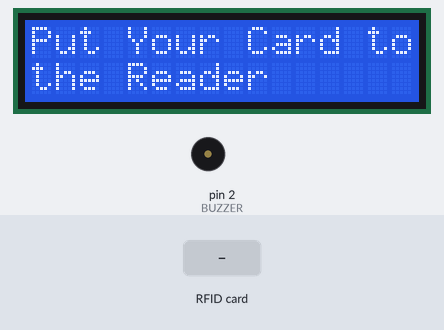
Simulated run of this sketch. Board: Arduino Uno, built with avr-gcc and run on an emulated ATmega328P. On the bench: 16×2 character LCD, buzzer (waves = sounding). Inputs (shaded band) come from the test bench. What the sketch prints to the serial monitor is not drawn.

Above: at 2.3 s.
2.4 s: RFID card E7 3F E5 4D held to the reader
At 4.1 s:
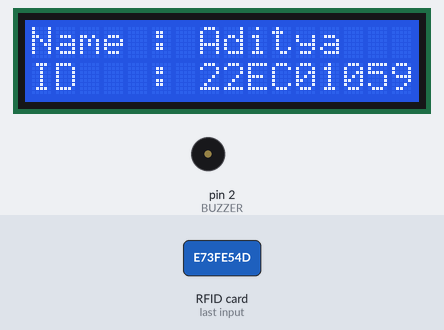
5.4 s: RFID card 5E 7A 19 C4 held to the reader
At 6.8 s:
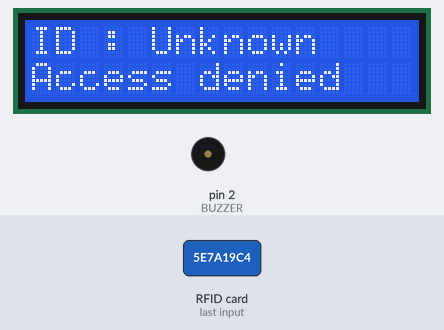
8.4 s: RFID card B9 0F A2 6E held to the reader
At 9.4 s:
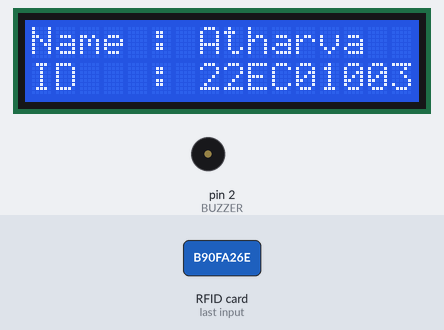
Timing chart, 0 to 11.4 s (numbered marks = the images above; inputs shaded):
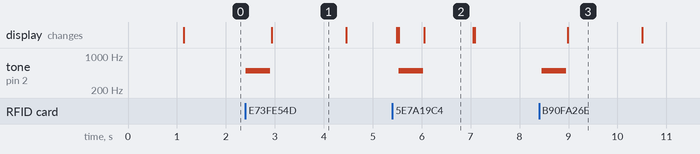

Measured:
- after the input at 2.4 s, tone on pin 2 (BUZZER): silent → 500 Hz at once, → silent 0.50 s later; the display: changes after 0.54 s (image 1)
- after the input at 5.4 s, tone on pin 2 (BUZZER): silent → 500 Hz after 0.13 s, → silent 0.50 s later; the display: first differs from a run without the input after 0.65 s (image 2)
- after the input at 8.4 s, tone on pin 2 (BUZZER): silent → 500 Hz after 0.05 s, → silent 0.50 s later; the display: changes after 0.59 s (image 3)
- what the display in image 1 shows lasts 1.6 s, from 2.9 s to 4.5 s
- what the display in image 2 shows lasts 1.0 s, from 6.1 s to 7.1 s

The sketch:

Attendance.ino
```cpp
#include <SPI.h>
#include <MFRC522.h>
#include <TimeLib.h>  // Include this for time functions
 #include <Wire.h>
 #include <LiquidCrystal_I2C.h>

#define SS_PIN 10
#define RST_PIN 9
#define BUZZER 2 //buzzer pin
MFRC522 mfrc522(SS_PIN, RST_PIN);  // Create MFRC522 instance.
LiquidCrystal_I2C lcd(0x27, 16, 2);

int readsuccess;
byte readcard[4];
char str[32] = "";
String StrUID;
unsigned long lastScanTime = 0; // Store the last scan time
unsigned long elapsedTime = 0;   // Store elapsed time

void setup() {
  Serial.begin(9600);         // Initialize serial communications with the PC
  SPI.begin();                // Init SPI bus
  mfrc522.PCD_Init();         // Init MFRC522 card

  Serial.println("CLEARDATA");
  Serial.println("LABEL,Date,Time Elapsed,UID,Name,Branch,Roll Number");
  delay(1000);

  Serial.println("Scan PICC to see UID...");
  Serial.println("");

  lcd.init();   // lcd.init();
  lcd.backlight(); // Turn on the blacklight and print a message.

  // Set the time manually
  setTime(0, 0, 0, 28, 11, 2024); // Set to 2:30 PM, 4th Nov 2024

  pinMode(BUZZER, OUTPUT);
  noTone(BUZZER);
}

void loop() {
  RTC();
  readsuccess = getid();

  if (readsuccess) {
    String name, branch, rollNumber;
    elapsedTime = millis() - lastScanTime; // Calculate elapsed time since last scan
    lastScanTime = millis(); // Update last scan time

    if (identifyCard(StrUID, name, branch, rollNumber)) {
      // Get current date and time
      String currentDate = String(day()) + "/" + String(month()) + "/" + String(year());
      String currentTime = String(hour()) + ":" + String(minute()) + ":" + String(second());

      // Print elapsed time to serial
      Serial.print("Elapsed Time: ");
      Serial.print((elapsedTime / 3600000)); // hours
      Serial.print("h ");
      Serial.print((elapsedTime / 60000) % 60); // minutes
      Serial.print("m ");
      Serial.print((elapsedTime / 1000) % 60); // seconds
      Serial.println("s");

      // Print data in CSV format for Excel
      Serial.print("DATA,");
      Serial.print(currentDate);  // Date from internal clock
      Serial.print(",");
      Serial.print("\""); // Start quoting the time string
      Serial.print(currentTime);   // Time from internal clock
      Serial.print("\""); // End quoting the time string
      Serial.print(",");
      Serial.print(StrUID);        // UID of the scanned card
      Serial.print(",");
      Serial.print(name);          // Name from identification
      Serial.print(",");
      Serial.print(branch);        // Branch from identification
      Serial.print(",");
      Serial.println(rollNumber);  // Roll number from identification
    }
  }
}

// --------------------------------------------------------------------
int getid() {
  if (!mfrc522.PICC_IsNewCardPresent()) {
    return 0;
  }
  if (!mfrc522.PICC_ReadCardSerial()) {
    return 0;
  }

  Serial.println("THE UID OF THE SCANNED CARD IS:");

  for (int i = 0; i < 4; i++) {
    readcard[i] = mfrc522.uid.uidByte[i];  // Store the UID of the tag in readcard
  }

  array_to_string(readcard, 4, str);
  StrUID = str;

  mfrc522.PICC_HaltA();  // Halt PICC
  return 1;
}

// --------------------------------------------------------------------
void array_to_string(byte array[], unsigned int len, char buffer[]) {
    for (unsigned int i = 0; i < len; i++) {
        byte nib1 = (array[i] >> 4) & 0x0F;
        byte nib2 = (array[i] >> 0) & 0x0F;
        buffer[i * 2 + 0] = nib1 < 0xA ? '0' + nib1 : 'A' + nib1 - 0xA;
        buffer[i * 2 + 1] = nib2 < 0xA ? '0' + nib2 : 'A' + nib2 - 0xA;
    }
    buffer[len * 2] = '\0';
}

// --------------------------------------------------------------------
// Function to identify card and return associated details
bool identifyCard(String uid, String &name, String &branch, String &rollNumber) {
    if (uid == "E73FE54D") {   // Example UID - replace with actual UID
        tone(BUZZER, 500);
        delay(500);
        noTone(BUZZER);
        lcd.clear();
        lcd.setCursor(7, 0);
        lcd.print("Aditya    ");
        lcd.setCursor(7, 1);
        lcd.print("22EC01059");
        info();
        name = "Aditya Abhilash";
        branch = "ECE";
        rollNumber = "22EC01059";
        return true;

    }
    else if (uid == "B90FA26E") {  // Another example UID
        tone(BUZZER, 500);
        delay(500);
        noTone(BUZZER);
        lcd.clear();
        lcd.setCursor(7, 0);
        lcd.print("Atharva    ");
        lcd.setCursor(7, 1);
        lcd.print("22EC01003");
        info();
        name = "Atharva Tol";
        branch = "ECE";
        rollNumber = "22EC01003";
        return true;
    }
    // Add more cards as needed
    else {
        tone(BUZZER, 500);
        delay(500);
        noTone(BUZZER);
        lcd.clear();
        lcd.setCursor(0, 0);
        lcd.print("ID : ");
        lcd.print("Unknown");
        lcd.setCursor(0, 1);
        lcd.print("Access denied");
        delay(1000);
        lcd.clear();
        Serial.println("Unknown Card");
        return false;
    }
}

void RTC()
{
  //rtc.setDOW(WEDNESDAY);     // Set Day-of-Week to SUNDAY
  //rtc.setTime(12, 0, 0);     // Set the time to 12:00:00 (24hr format)
  //rtc.setDate(1, 1, 2014);   // Set the date to January 1st, 2014

  lcd.setCursor(0, 0);
  lcd.print("Put Your Card to" );
  lcd.setCursor(0, 1);
  lcd.print("the Reader  ");
  /* delay(500);
    lcd.clear();
    lcd.setCursor(0, 0);
    lcd.print("Time: ");
    lcd.print(rtc.getTimeStr());
    lcd.setCursor(0, 1);
    lcd.print("Date: ");
    lcd.print(rtc.getDateStr());
    delay(500);
    lcd.clear(); */
}

void info()
{
  lcd.setCursor(0, 0);
  lcd.print("Name : ");
  lcd.setCursor(0, 1);
  lcd.print("ID   : ");
  delay(1500);
  lcd.clear();
  lcd.setCursor(0, 0);
  lcd.print("Authorized Access");
  delay(1000);
  lcd.clear();
}
```
